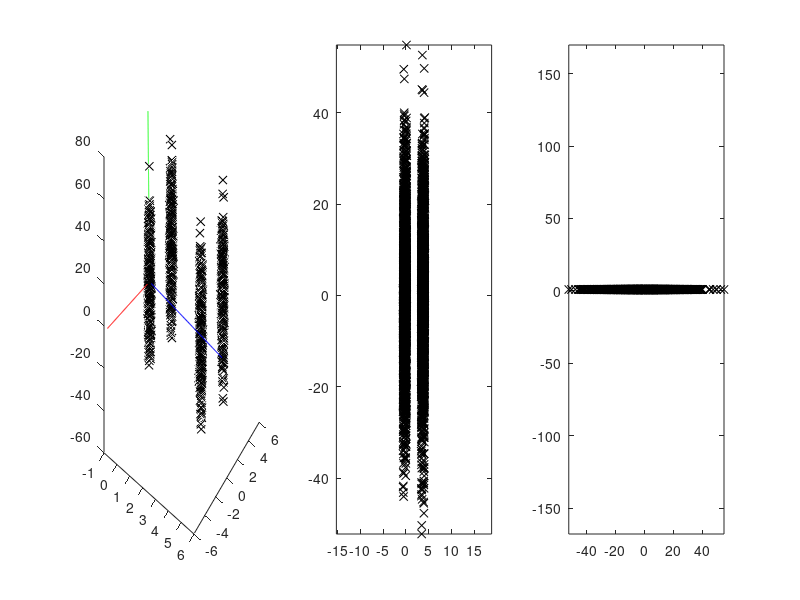

Here is the MATLAB script that generated this plot:
clear();
clc();


% exemplo 1
% D1 = [randn(1,1000); randn(1,1000); randn(1,1000)]/20;
% D2 = [randn(1,1000)+80; randn(1,1000); randn(1,1000)]/20;
% D3 = [randn(1,1000)+160; randn(1,1000); randn(1,1000)]/20;
% D4 = [randn(1,1000)+240; randn(1,1000); randn(1,1000)]/20;


% exemplo 2
% D1 = [randn(1,1000); randn(1,1000); randn(1,1000)]/20;
% D2 = [randn(1,1000)+80; randn(1,1000); randn(1,1000)]/20;
% D3 = [randn(1,1000); randn(1,1000)+80; randn(1,1000)]/20;
% D4 = [randn(1,1000)+80; randn(1,1000)+80; randn(1,1000)]/20;


% % exemplo 3
D1 = [randn(1,1000); randn(1,1000); 300*randn(1,1000)]/20;
D2 = [randn(1,1000)+80; randn(1,1000); 300*randn(1,1000)]/20;
D3 = [randn(1,1000); randn(1,1000)+80; 300*randn(1,1000)]/20;
D4 = [randn(1,1000)+80; randn(1,1000)+80; 300*randn(1,1000)]/20;


D = [D1, D2, D3, D4];
C = cov(D');
[v, d] = eig(C);
A = (D'*v)';

t1 = 0:0.05:6;
t2 = 0:0.05:6;
t3 = 0:0.05:80;
retaXv1 = t1*v(1,1);
retaYv1 = t1*v(2,1);
retaZv1 = t1*v(3,1);

retaXv2 = t2*v(1,2);
retaYv2 = t2*v(2,2);
retaZv2 = t2*v(3,2);

retaXv3 = t3*1*v(1,3);
retaYv3 = t3*1*v(2,3);
retaZv3 = t3*1*v(3,3);

subplot(1,3,1);
plot3(D(1,:), D(2,:), D(3,:), 'kx');
hold on
plot3(retaXv1,retaYv1,retaZv1,'r');
plot3(retaXv2,retaYv2,retaZv2,'b');
plot3(retaXv3,retaYv3,retaZv3,'g');
hold off
%  axis equal
 view(36,25)

subplot(1,3,2);
plot(A(2,:), A(3,:), 'kx');
axis equal

subplot(1,3,3);
plot(A(3,:),ones(size(A(3,:))), 'kx');
axis equal

